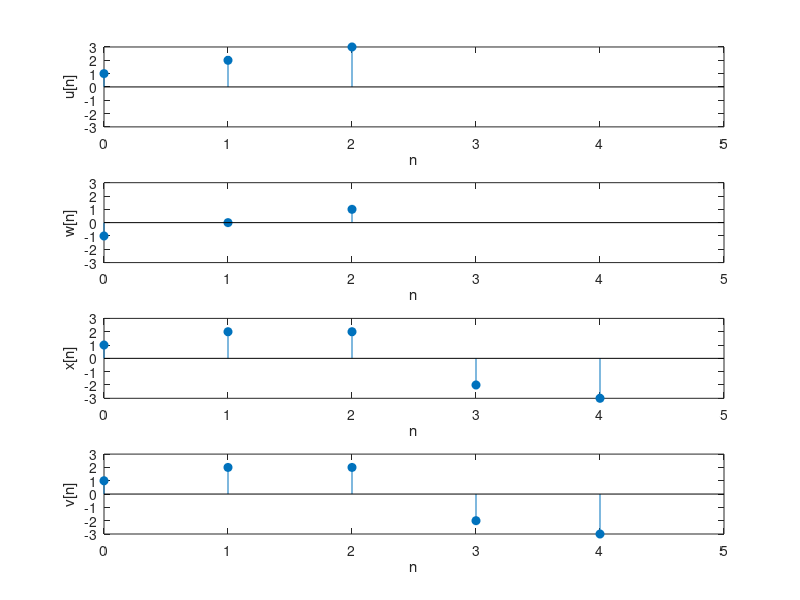

Write the MATLAB code that produced this figure. (Note: this script raises an error after producing the figure.)
%% Sample 4-2
%% 線形シフト不変システム
% 相関と畳み込み
% 
% 画像処理特論
% 
% 村松 正吾 
% 
% 動作確認: MATLAB R2020a
%% Linear shift-invariant systems
% Correlation and convolution
% 
% Advanced Topics in Image Processing
% 
% Shogo MURAMATSU
% 
% Verified: MATLAB R2020a
% 準備
% (Preparation)

close all
% 入力信号 $\{u[n]\}_n$ 
% (Input signal $\{u[n]\}_n$)

% Input x[n]
u = [1 2 3];
% フィルタカーネル $\{w[n]\}_n$ 
% (Filter kernel $\{w[n]\}_n$)

% Filter kernel w[n]
w = [-1 0 1];
% 相互相関$\{x[n]\}_n$ 
% (Cross-correlation $\{x[n]\}_n$)
% 
% 相互相関 (Cross-correlation) 
% 
% $$\{x[n]\}_n=\sum_{k=-\infty}^{\infty}u[k]\{w[n+k]\}_n$$

% Output x[n]
x = xcorr(u,w);
ndiff = length(u)-length(w);
% Extract the significant subsequence
if ndiff <= 0
    x = x(1:end+ndiff)
else
    x = x(ndiff+1:end)
end
% 線形シフト不変システムの出力応答$\{v[n]\}_n$ 
% (The linear shift-invariant system response $\{v[n]\}_n$)
% 
% 畳み込み演算 (Convolution)
% 
% $$\{v[n]\}_n=\{h[n]\}_n \ast \{u[n]\}_n = \sum_{k=-\infty}^{\infty}u[k]\{h[n-k]\}_n$$
% 
% フィルタカーネル $\{w[n]\}_n$の反転 (Reversing the filter kernel  $\{w[n]\}_n$.)
% 
% $$\{h[n]\}_n=\{w[-n]\}_n$$

% Flip the elements in w[n]
h = flip(w)
%% 
% $\{h[n]\}_n$をインパルス応答とした畳み込み演算． (A convolutional operation with $\{h[n]\}_n$ 
% as the impulse response.)

% Output y[n]
v = conv(h,u)
% 入出力のプロット
% (Plot of the input and output)

% Lengths of u, h, x and v
nu = length(u);
nw = length(w);
nx = length(x);
nv = length(v);

figure(1)
amax = max(max(abs(u)),max(abs(x)));
%% u[n]
subplot(4,1,1)
stem(0:nu-1,u,'filled')
axis([0 nx -amax amax])
xlabel('n')
ylabel('u[n]')

%% w[n]
subplot(4,1,2)
stem(0:nw-1,w,'filled')
axis([0 nx -amax amax])
xlabel('n')
ylabel('w[n]')

%% x[n]
subplot(4,1,3)
stem(0:nx-1,x,'filled')
axis([0 nx -amax amax])
xlabel('n')
ylabel('x[n]')

%% v[n]
subplot(4,1,4)
stem(0:nv-1,v,'filled')
axis([0 nx -amax amax])
xlabel('n')
ylabel('v[n]')
% 平均自乗誤差(MSE)による評価
% (Evaluation in terms of the mean squared errors (MSE))
% 
% $$\mathrm{MSE}(\{x[n]\}_n,\{v[n]\}_n) \colon =\frac{1}{\left|\Omega\right|}\sum_{n\in\Omega}\left|x[n]-v[n]\right|^2,$$
% 
% ただし， $\Omega$は添え字集合， $|\Omega|$ は添え字の数．(where $\Omega$ denotes the index set 
% and $|\Omega|$ means the cardinality.)

% Comparison between x and v
mse(x,v)
% 2変量フィルタリングと畳み込み
% (Bivariate filtering and convolution)
% 
% インパルス信号 (Impulse signal)
% 
% $$\delta[\mathbf{n}] = \left\{\begin{array}{ll} 1 & \mathbf{n}=\mathbf{0} 
% \\ 0 & \mathrm{otherwise}\end{array}\right.$$

% Bivariate impulse signal
D = 1
%% 
% フィルタカーネル $\{f[\mathbf{n}]\}_{\mathbf{n}}$の設定 (Setting of filter kernel $\{f[\mathbf{n}]\}_{\mathbf{n}}$)

% Definition of filter kernel f[n]
f = reshape(1:9,[3 3])
%% 
% 関数IMFILTERのインパルス応答はフィルタカーネル$\{f[\mathbf{n}]\}_{\mathbf{n}}$の各軸反転となる．
% 
% (The impulse response of function IMFILTER is an inversion of each axis of 
% the filter kernel $\{f[\mathbf{n}]\}_{\mathbf{n}}$.)
% 
% 'full' オプションはクリッピングをせずに出力する．(The 'full' option outputs without clipping.)

% Impulse response of IMFILTER
imfilter(D,f,'full') 
%% 
% フィルタカーネル$\{f[\mathbf{n}]\}_{\mathbf{n}}$を各軸反転 (Flip the filter kernel $\{f[\mathbf{n}]\}_{\mathbf{n}}$ 
% on each axis.)

% Flipping filer kernel f[n]
h = rot90(f,2)
%% 
% 関数IMFILTERの'conv'オプションは2番目の引数をインパルス応答$\{h[\mathbf{n}]\}_{\mathbf{n}}$として畳み込みを行う．
% 
% (The 'conv' option of function IMFILTER performs convolution with the second 
% argument as an impulse response.)

% IMFILTER with the options 'conv' and 'full'
imfilter(D,h,'conv','full')
%% 
% オプション'full'のみの結果と同じことが確かめられる．(It can be verified that the result is the same 
% as for the option 'full' only.)
% 
% 関数IMFILTERの'conv'と'full'オプションは関数CONV2と同等の機能をもつ．(The 'conv' and 'full' options 
% of the function IMFILTER have the same functions as those of the function CONV2.)

conv2(D,h)
% *画像フィルタリングの例*
% (Example of image filtering)
% 
% 
% 
% サンプル画像の読み込み (Reading a sample image)

% Reading image 'cameraman.tif' as double type.
I = im2double(imread('cameraman.tif'));
figure(2)
subplot(2,2,1)
imshow(I)
title('(a) Original')
%% 
% 水平Prewittカーネルの生成
% 
% (Generate a horizontal Prewitt kernel)

% Generate the horizontal Prewitt kernel
f = fspecial('prewitt').'
%% 
% オプションなしIMFILTER 実行
% 
% (IMFILTER without any option)

% IMFILTER w/o any option
J = imfilter(I,f);
subplot(2,2,2)
imshow(J+.5)
title('(b) Prewitt w/o any option ')
%% 
% 'corr'オプション付きIMFILTER 実行
% 
% (IMFILTER without the option 'corr')

% IMFILTER w the option 'corr' (Correlation mode)
K = imfilter(I,f,'corr');
subplot(2,2,3)
imshow(K+.5)
title(sprintf('(c) Prewitt w "corr" (MSE w (b): %4.2f)',mse(J,K)))
%% 
% フィルタカーネル$\{f[\mathbf{n}]\}_{\mathbf{n}}$を各軸反転 (Flip the filter kernel $\{f[\mathbf{n}]\}_{\mathbf{n}}$ 
% on each axis.)

% Flipping filer kernel f[n]
h = rot90(f,2)
%% 
% 'conv'オプション付きIMFILTER 実行
% 
% (IMFILTER without the option 'conv')

% IMFILTER w the option 'conv' (Convolution mode)
L = imfilter(I,h,'conv');
subplot(2,2,4)
imshow(L+.5)
title(sprintf('(d) Prewitt w "conv" (MSE w (b): %4.2f)',mse(J,L)))
%% 
% (b),(c),(d)の結果はすべて同じ．(The results in (b), (c), and (d) are all the same.)
%% 
% © Copyright, Shogo MURAMATSU, All rights reserved.
